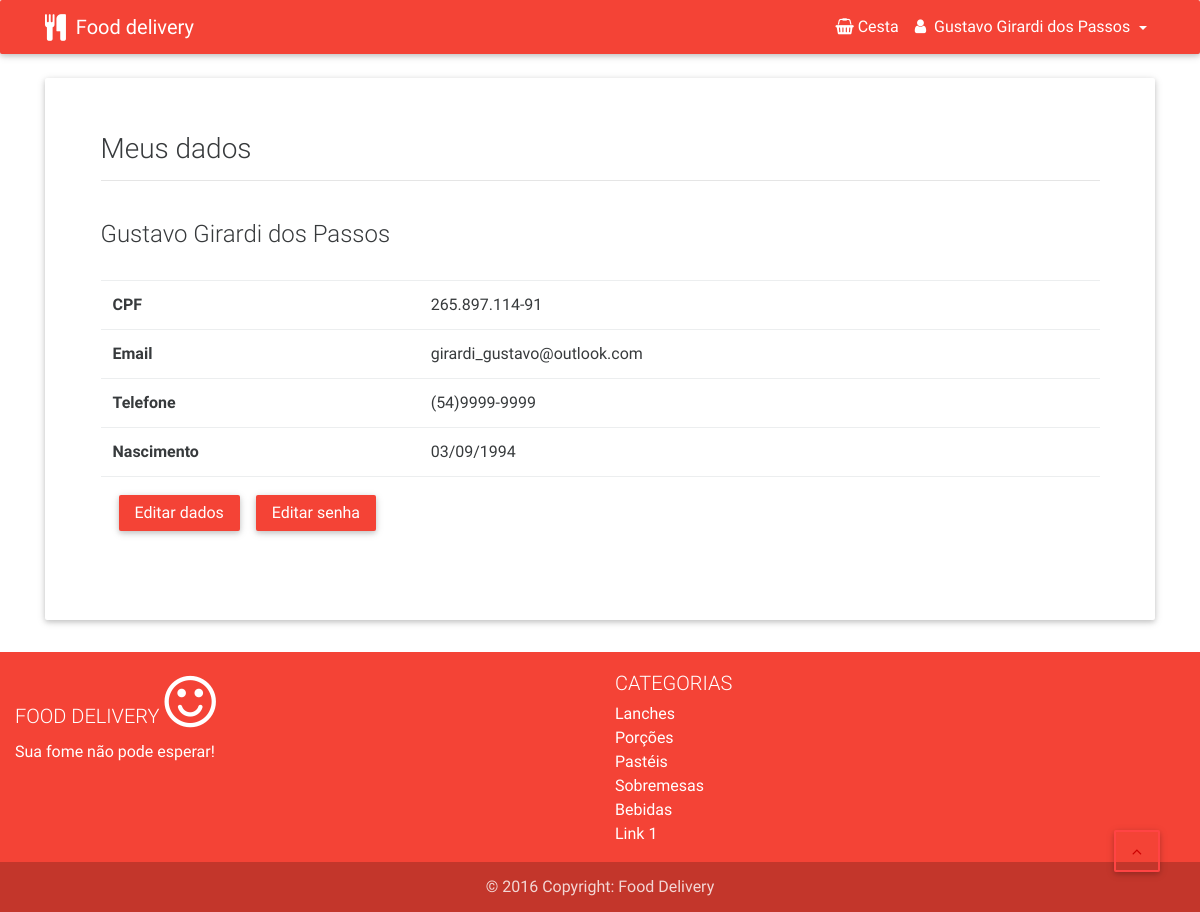
/site/conta/minhaconta.php (signed in), run on the app's committed database.
### tables this page shows
CREATE TABLE `cliente` (
  `idCliente` int(11) NOT NULL,
  `nome` varchar(50) NOT NULL,
  `cpf` varchar(14) NOT NULL,
  `telefone` varchar(15) NOT NULL,
  `sexo` char(1) NOT NULL,
  `nascimento` date NOT NULL,
  `email` varchar(40) NOT NULL,
  `senha` varchar(32) DEFAULT NULL,
  `loginExt` tinyint(1) NOT NULL DEFAULT '0',
  `flagSenha` tinyint(1) NOT NULL DEFAULT '0'
);

### site/controller/storeController.php (called while the page is built, shortened)
<?php
require $_SERVER['DOCUMENT_ROOT'] . '/pintegrador/admin/protected/libs/conexao.php';
require_once SERVER_ROOT . 'admin/protected/model/clienteModel.php';
class storeController {
    private $clienteModel;
    function __construct() {
        $this->clienteModel = new clienteModel();
    }
    public function clienteConta($email) {
        return $this->clienteModel->conta($email);
    }
}

### admin/protected/libs/conexao.php (called while the page is built, shortened)
<?php
class Conexao {
    public function estabeleceConexao() {
        try {
            $this->bd = new PDO(
                    BD_TIPO.':host='.BD_HOST.';dbname='.BD_NOME,
                    BD_USUARIO,
                    BD_SENHA
                );
        } catch (PDOException $exc) {
            echo '<script>window.alert("Houve um problema com a conexão ao banco de dados!\nEntre em contato com o administrador do sistema!");</script>';
            exit;
        }
    }
}

### admin/protected/model/clienteModel.php (called while the page is built, shortened)
<?php
class ClienteModel extends Conexao {
    public function conta($email) {
        $sql = "SELECT idCliente, nome, email, cpf, telefone, nascimento, loginExt FROM cliente WHERE email=:email";
        $query = $this->bd->prepare($sql);
        $query->execute(array('email' => $email));
        return $query->fetch();
    }
}

### site/conta/minhaconta.php (the view, shortened to what this page needs)
<?php
include_once '../resources/componentes/header-nav.php';
if (isset($_SESSION['user'])) {
    $conta = $store->clienteConta($_SESSION['user']['email']);
} else {
    $_SESSION['modal_redirect'] = 'login.php';
    $_SESSION['modal_message'] = 'Você não está logado!<br/>Por favor faça login.';
    include '../resources/componentes/dialog.php';
}
?>
<div class="container">
    <div class="row">
        <div class="col-md-12"><br/>
            <div class="card" style="padding: 5%">
                <h3 class="title">Meus dados</h3><hr/><br/>
                <h4><?= $conta['nome'] ?></h4><br/>
                <table class="table">
                    <tbody>
                        <tr>
                            <td><b>CPF</b></td>
                            <td><?= $conta['cpf'] ?></td>
                        </tr>
                        <tr>
                            <td><b>Email</b></td>
                            <td><?= $conta['email'] ?></td>
                        </tr>
                        <tr>
                            <td><b>Telefone</b></td>
                            <td><?= $conta['telefone'] ?></td>
                        </tr>
                        <tr>
                            <td><b>Nascimento</b></td>
                            <td><?php echo date('d/m/Y', strtotime($conta['nascimento'])); ?></td>
                        </tr>
                        <tr>
                            <td colspan="2"><a href="editadados.php" class="btn btn-danger">Editar dados</a>
                                <a href="#" id="editSenha" class="btn btn-danger">Editar senha</a></td>
                        </tr>
                    </tbody>
                </table>
            </div>
        </div>
    </div>
</div>
<?php
include '../resources/componentes/footer.php';

### site/resources/css/style.css (style rules this page uses)
.list-group-item, a { color: rgb(244, 67, 54); }

### site/resources/css/lightbox.css (style rules this page uses)
body:after { content: url(../images/close.png) url(../images/loading.gif) url(../images/prev.png) url(../images/next.png); display: none; }

### data on the page
cliente: nome "Gustavo Girardi dos Passos", cpf "265.897.114-91", email "girardi_gustavo@outlook.com", telefone "(54)9999-9999", nascimento "03/09/1994"

### other printed values
$_SESSION['user']['nome'] "Gustavo Girardi dos Passos"
